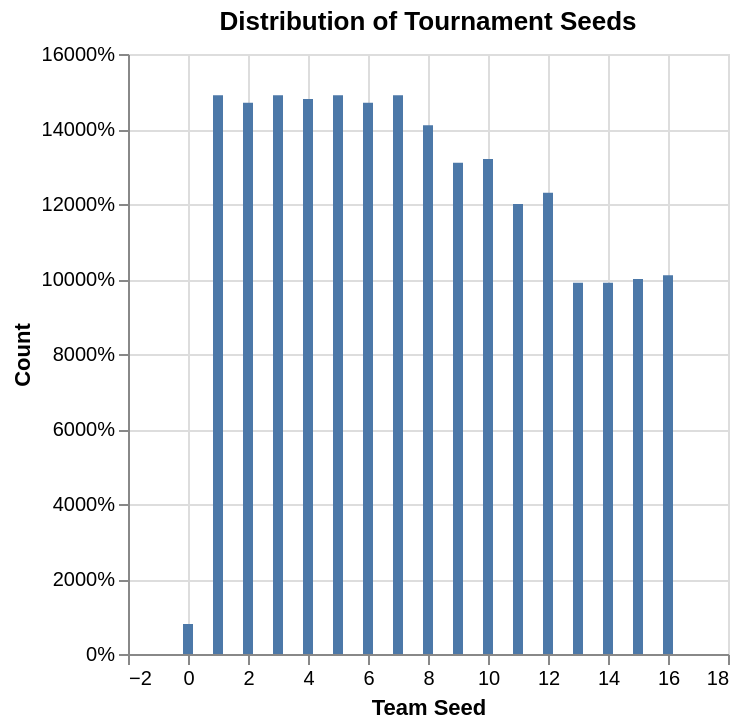

The notebook cell this image was saved under:
### Code cell
plot2=alt.Chart(tidied_data).mark_bar().encode(
    x=alt.X('seed').title('Team Seed'),
    y=alt.Y('count()',stack='normalize').title('Count')).properties(title='Distribution of Tournament Seeds')
plot2

### Figure 1 — Vega-Lite specification as saved in the notebook (floating-point values rounded to 4 significant figures; data arrays with more than 128 entries replaced by an {"elided": "..."} marker saying what was removed)
{"config": {"view": {"continuousWidth": 300, "continuousHeight": 300}}, "data": {"name": "data-be747c7fce88da150139b6f9c8cb042a"}, "mark": {"type": "bar"}, "encoding": {"x": {"field": "seed", "title": "Team Seed", "type": "quantitative"}, "y": {"aggregate": "count", "stack": "normalize", "title": "Count", "type": "quantitative"}}, "title": "Distribution of Tournament Seeds", "$schema": "https://vega.github.io/schema/vega-lite/v5.20.1.json", "datasets": {"data-be747c7fce88da150139b6f9c8cb042a": {"elided": "2092 records"}}}
